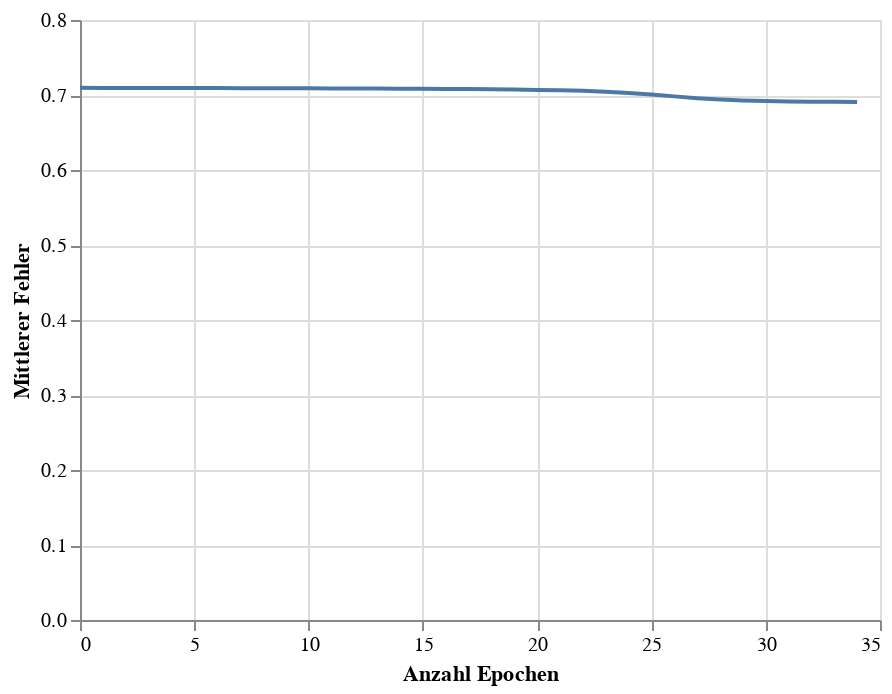

Notebook source saved alongside this figure:
### Code cell
train_chart = alt.Chart(loss_df).mark_line().encode(
    x=alt.X('Epoch', title = 'Anzahl Epochen'),
    y=alt.Y('Loss', title = 'Mittlerer Fehler')
)
# glue('train-loss-team', train_chart,display=True)
train_chart

### Figure 1 — Vega-Lite specification as saved in the notebook (floating-point values rounded to 4 significant figures)
{"config": {"view": {"continuousWidth": 400, "continuousHeight": 300}}, "data": {"name": "data-80798b78364f4d6b8f1cd6756c9089b1"}, "mark": "line", "encoding": {"x": {"field": "Epoch", "title": "Anzahl Epochen", "type": "quantitative"}, "y": {"field": "Loss", "title": "Mittlerer Fehler", "type": "quantitative"}}, "$schema": "https://vega.github.io/schema/vega-lite/v4.17.0.json", "datasets": {"data-80798b78364f4d6b8f1cd6756c9089b1": [{"Epoch": 0, "Loss": 0.7096}, {"Epoch": 1, "Loss": 0.7095}, {"Epoch": 2, "Loss": 0.7094}, {"Epoch": 3, "Loss": 0.7094}, {"Epoch": 4, "Loss": 0.7093}, {"Epoch": 5, "Loss": 0.7093}, {"Epoch": 6, "Loss": 0.7092}, {"Epoch": 7, "Loss": 0.7091}, {"Epoch": 8, "Loss": 0.709}, {"Epoch": 9, "Loss": 0.709}, {"Epoch": 10, "Loss": 0.7089}, {"Epoch": 11, "Loss": 0.7088}, {"Epoch": 12, "Loss": 0.7087}, {"Epoch": 13, "Loss": 0.7085}, {"Epoch": 14, "Loss": 0.7084}, {"Epoch": 15, "Loss": 0.7082}, {"Epoch": 16, "Loss": 0.7081}, {"Epoch": 17, "Loss": 0.7078}, {"Epoch": 18, "Loss": 0.7076}, {"Epoch": 19, "Loss": 0.7073}, {"Epoch": 20, "Loss": 0.7068}, {"Epoch": 21, "Loss": 0.7063}, {"Epoch": 22, "Loss": 0.7055}, {"Epoch": 23, "Loss": 0.7044}, {"Epoch": 24, "Loss": 0.7028}, {"Epoch": 25, "Loss": 0.7007}, {"Epoch": 26, "Loss": 0.6982}, {"Epoch": 27, "Loss": 0.6958}, {"Epoch": 28, "Loss": 0.6939}, {"Epoch": 29, "Loss": 0.6927}, {"Epoch": 30, "Loss": 0.6919}, {"Epoch": 31, "Loss": 0.6914}, {"Epoch": 32, "Loss": 0.6911}, {"Epoch": 33, "Loss": 0.6908}, {"Epoch": 34, "Loss": 0.6907}]}}
